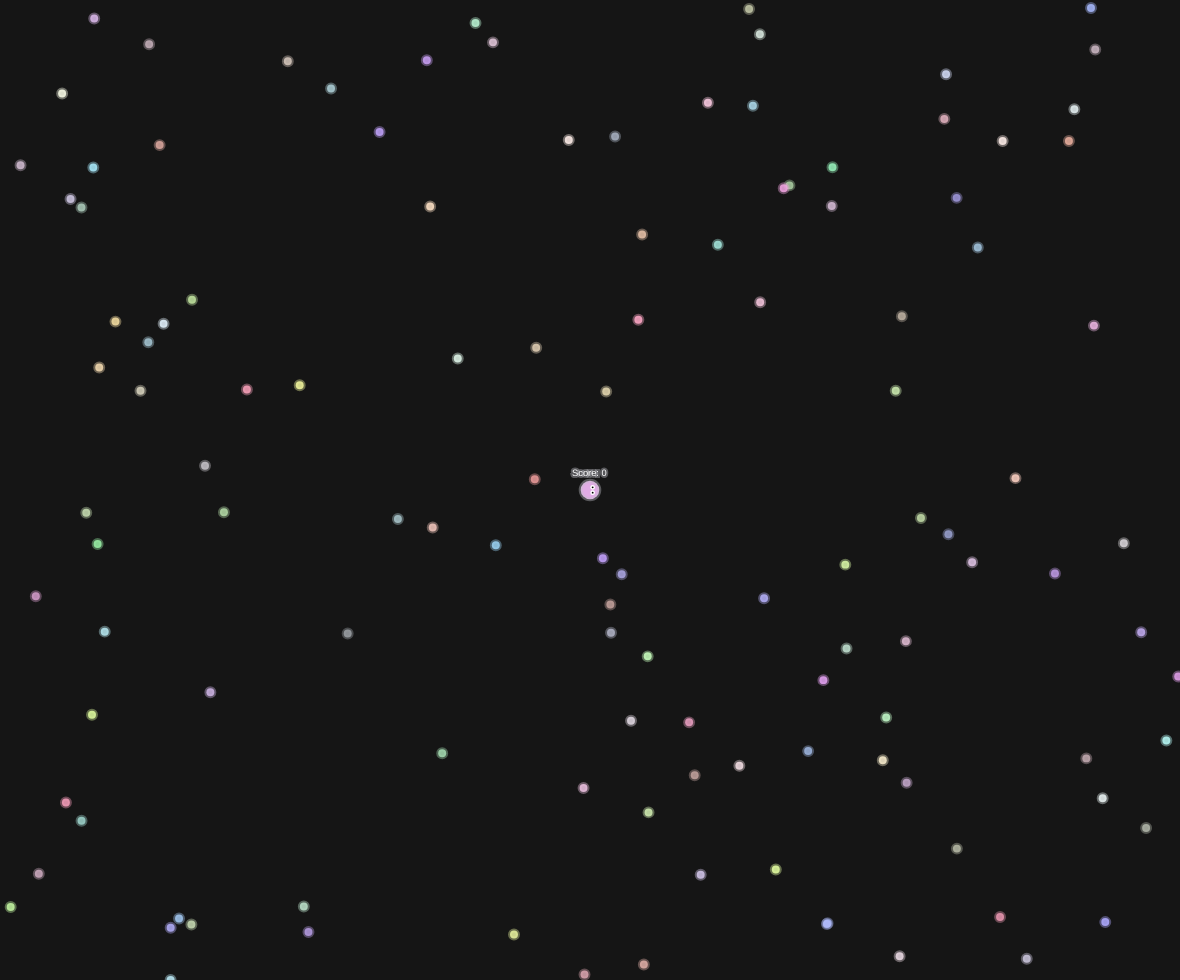
Frame 1 (no input)
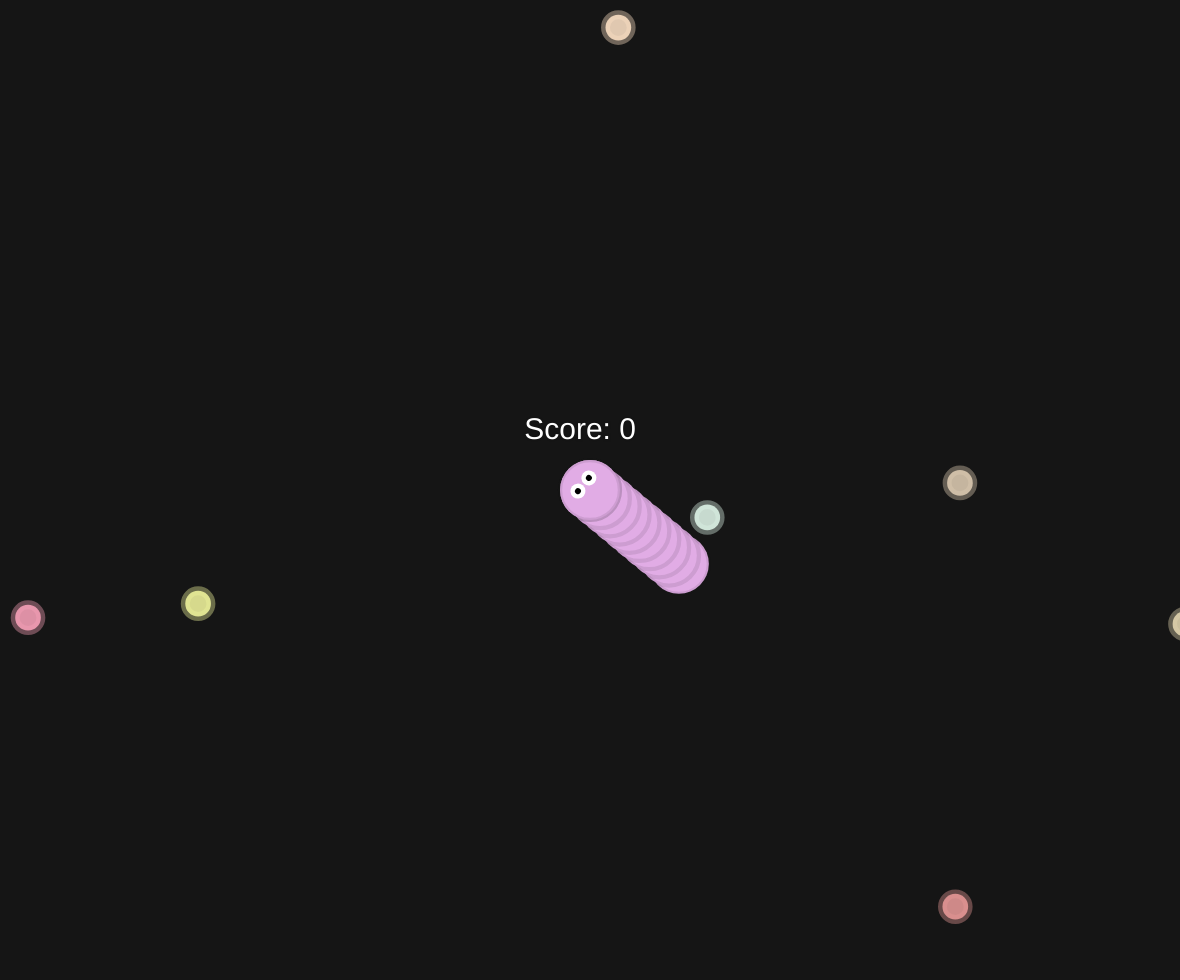
Frame 60 (no input)
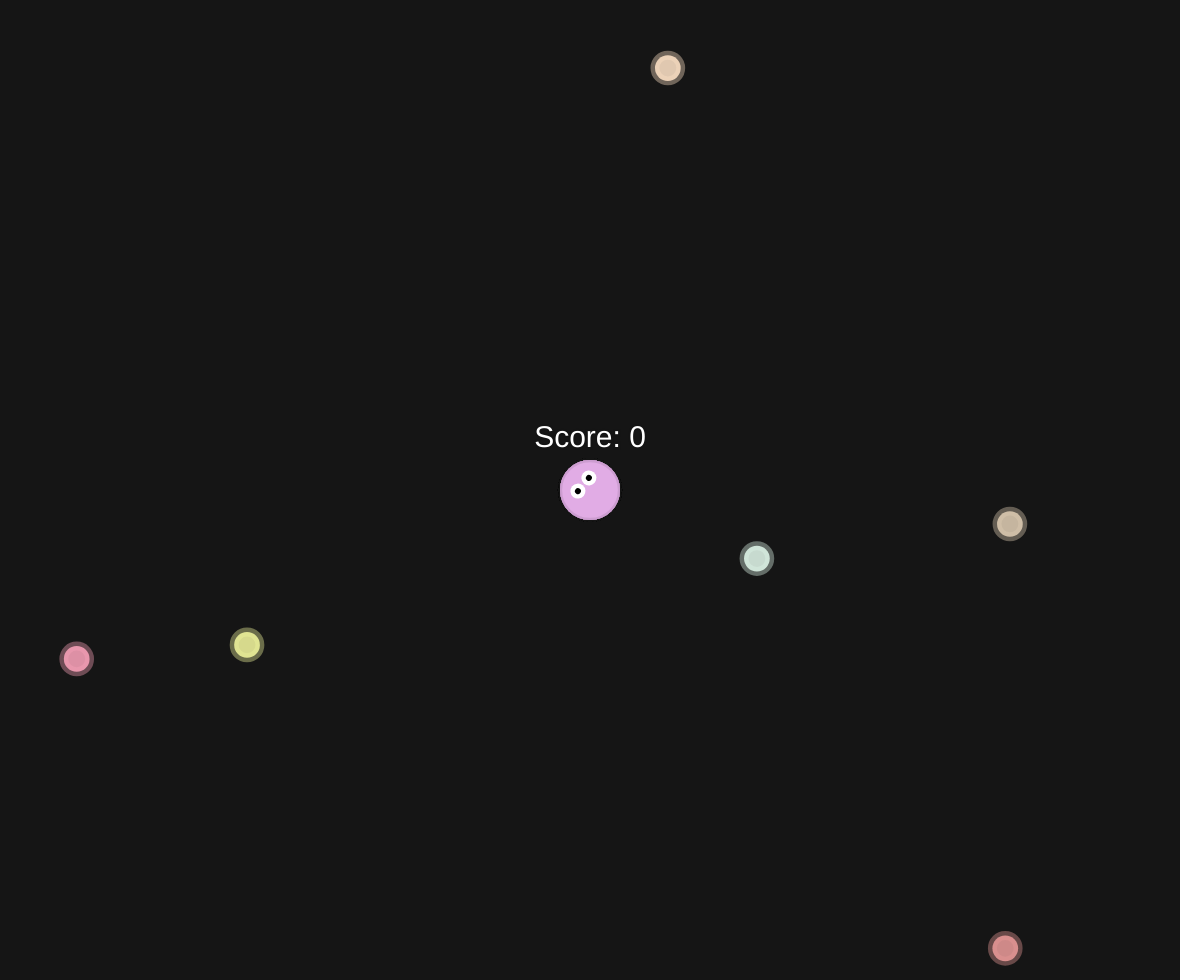
Frame 120 (the mouse pressed at the canvas centre since frame 60)

The p5.js sketch that drew these frames (run headless with seeded random() and noise() and a simulated clock; from frame 60 on, the mouse is pressed at the canvas centre):

// p5.js sketch
// ── sketch.js
let blobs = [];

let slither;

let score = 0;

let zoom = 1;

let minWidth, maxWidth, minHeight, maxHeight;

let blobRadius = 3;

function setup() {
    createCanvas(windowWidth - 20, windowHeight - 20);
    slither = new Slither();

    minWidth = -width * 3;
    maxWidth = width * 3;
    minHeight = -height * 3;
    maxHeight = height * 3;

    for (let i = 0; i <= 8000; i++) {
        blobs.push(new Blob(createVector(random(minWidth + blobRadius, maxWidth - blobRadius), random(minHeight + blobRadius, maxHeight - blobRadius)), random(150, 255), random(150, 255), random(150, 255)));
    }
}

function draw() {
    background(21);

    translate(width / 2, height / 2);
    let newzoom = 30 / slither.r;
    zoom = lerp(zoom, newzoom, 0.1);
    scale(zoom);
    translate(-slither.pos.x, -slither.pos.y);

    for (let blob of blobs) {
        blob.render();
    }

    slither.render();
    slither.update();

    fill(255);
    textSize(slither.r);
    textAlign(CENTER);
    text("Score: " + floor(score), slither.pos.x, slither.pos.y - 10);

    // top barrier
    strokeWeight(2);
    stroke(255);
    line(minWidth, minHeight, maxWidth, minHeight);
    // right barrier
    line(maxWidth, minHeight, maxWidth, maxHeight);
    // bottom barrier
    line(maxWidth, maxHeight, minWidth, maxHeight);
    // left barrier
    line(minWidth, maxHeight, minWidth, minHeight);


}

class Slither {
    constructor() {
        this.pos = createVector(0, 0);
        this.r = 7;
        this.red = random(150, 255);
        this.green = random(150, 255);
        this.blue = random(150, 255);
        this.zoomred = this.red + 25;
        this.zoomgreen = this.green + 25;
        this.zoomblue = this.blue + 25;
        this.vel = createVector(0, 0);

        this.total = 10;
        this.tail = [];

        this.eyeSeparationVal = 0;

        this.zooming = false;

    }

    render() {

        if (!this.zooming) {
            fill(this.red, this.green, this.blue);
        } else {
            fill(this.zoomred, this.zoomgreen, this.zoomblue);
        }

        if (this.tail.length > 0) {
            let amt = 0;
            for (let i = this.tail.length - 1; i >= 0; i--) {
                strokeWeight(1);
                stroke(25, 25);

                ellipse(this.tail[i].x, this.tail[i].y, this.r * 2);


            }
        }

        ellipse(this.pos.x, this.pos.y, this.r * 2);

        push();
        translate(this.pos.x, this.pos.y);
        rotate(this.vel.heading());

        this.eyeSeparationVal = lerp(this.eyeSeparationVal, floor(score / 50), 0.05);

        noStroke();

        fill(255);
        ellipse(2, -2 - this.eyeSeparationVal, (this.r / 2));
        ellipse(2, 2 + this.eyeSeparationVal, (this.r / 2));
        fill(0)
        ellipse(2, -2 - this.eyeSeparationVal, (this.r / 5));
        ellipse(2, 2 + this.eyeSeparationVal, (this.r / 5));
        pop();
    }

    update() {

        this.pos.x = constrain(this.pos.x, minWidth + this.r, maxWidth - this.r);
        this.pos.y = constrain(this.pos.y, minHeight + this.r, maxHeight - this.r);

        let newvel = createVector(mouseX - width / 2, mouseY - height / 2);
        newvel.setMag(3);
        this.vel.lerp(newvel, 0.2);
        this.pos.add(this.vel);

        for (let blob of blobs) {
            let d = p5.Vector.dist(this.pos, blob.pos);

            if (d < this.r + blob.r) {
                score += 1;

                blob.pos = createVector(random(minWidth + blobRadius, maxWidth - blobRadius), random(minHeight + blobRadius, maxHeight - blobRadius));
            }
        }

        this.r = lerp(this.r, 7 + (blobs[0].r * floor(score / 50) / 2), 0.05);

        if (this.tail.length === this.total) {
            this.tail.pop();
        } else if (this.tail.length > this.total) {
            this.tail.pop();
            this.tail.pop();
        }

        if (this.total >= 10) {
            this.tail.unshift(createVector(this.pos.x, this.pos.y));
        }

        if (score >= 10 && (keyIsDown(32) || mouseIsPressed)) {

            this.zooming = true;

            this.vel.mult(1.17);

            score -= 1;

            if (score % 3 === 0) {
                blobs.push((new Blob(this.tail.slice(-1)[0], this.red, this.green, this.blue)));
            }

        } else {
            this.zooming = false;
        }

        if (score >= 10) {
            this.total = score;
        }

    }
}

class Blob {
    constructor(pos, red, green, blue) {
        this.pos = pos;
        this.r = blobRadius;
        this.red = red;
        this.green = green;
        this.blue = blue;
        this.z = 0;
    }

    render() {

        let amt = sin(this.z);

        strokeWeight(blobRadius + amt);
        stroke(this.red, this.green, this.blue, 100);
        fill(this.red, this.green, this.blue, 225);
        ellipse(this.pos.x, this.pos.y, this.r * 2);

        this.z += 0.3;
    }
}
